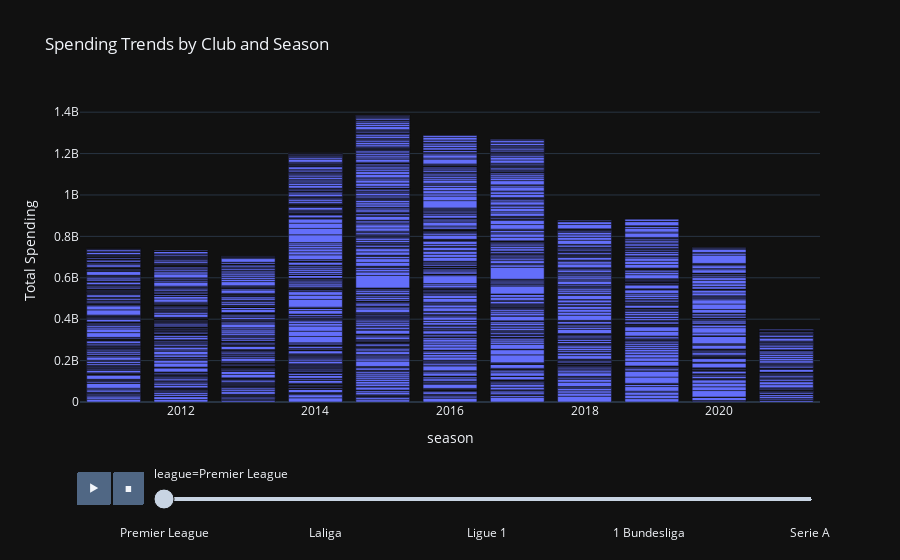

Notebook code for this chart:
### Code cell
# Create an interactive bar chart with a dropdown list
fig = px.bar(transfers, x='season', y='fee', animation_frame='league',
             labels={'fee': 'Total Spending'},
             title='Spending Trends by Club and Season',
             template='plotly_dark')

fig.show()

### Figure 1 — Plotly figure (JSON) as saved in the notebook; plotly's stock layout.template omitted (floating-point values rounded to 4 significant figures; data arrays with more than 128 entries replaced by an {"elided": "..."} marker saying what was removed)
{"data": [{"alignmentgroup": "True", "hovertemplate": "league=Premier League<br>season=%{x}<br>Total Spending=%{y}<extra></extra>", "legendgroup": "", "marker": {"color": "#636efa", "pattern": {"shape": ""}}, "name": "", "offsetgroup": "", "orientation": "v", "showlegend": false, "textposition": "auto", "type": "bar", "x": {"elided": "2756 int values"}, "xaxis": "x", "y": {"elided": "2756 int values"}, "yaxis": "y"}], "layout": {"barmode": "relative", "legend": {"tracegroupgap": 0}, "sliders": [{"active": 0, "currentvalue": {"prefix": "league="}, "len": 0.9, "pad": {"b": 10, "t": 60}, "steps": [{"args": [["Premier League"], {"frame": {"duration": 0, "redraw": true}, "fromcurrent": true, "mode": "immediate", "transition": {"duration": 0, "easing": "linear"}}], "label": "Premier League", "method": "animate"}, {"args": [["Laliga"], {"frame": {"duration": 0, "redraw": true}, "fromcurrent": true, "mode": "immediate", "transition": {"duration": 0, "easing": "linear"}}], "label": "Laliga", "method": "animate"}, {"args": [["Ligue 1"], {"frame": {"duration": 0, "redraw": true}, "fromcurrent": true, "mode": "immediate", "transition": {"duration": 0, "easing": "linear"}}], "label": "Ligue 1", "method": "animate"}, {"args": [["1 Bundesliga"], {"frame": {"duration": 0, "redraw": true}, "fromcurrent": true, "mode": "immediate", "transition": {"duration": 0, "easing": "linear"}}], "label": "1 Bundesliga", "method": "animate"}, {"args": [["Serie A"], {"frame": {"duration": 0, "redraw": true}, "fromcurrent": true, "mode": "immediate", "transition": {"duration": 0, "easing": "linear"}}], "label": "Serie A", "method": "animate"}], "x": 0.1, "xanchor": "left", "y": 0, "yanchor": "top"}], "title": {"text": "Spending Trends by Club and Season"}, "updatemenus": [{"buttons": [{"args": [null, {"frame": {"duration": 500, "redraw": true}, "fromcurrent": true, "mode": "immediate", "transition": {"duration": 500, "easing": "linear"}}], "label": "&#9654;", "method": "animate"}, {"args": [[null], {"frame": {"duration": 0, "redraw": true}, "fromcurrent": true, "mode": "immediate", "transition": {"duration": 0, "easing": "linear"}}], "label": "&#9724;", "method": "animate"}], "direction": "left", "pad": {"r": 10, "t": 70}, "showactive": false, "type": "buttons", "x": 0.1, "xanchor": "right", "y": 0, "yanchor": "top"}], "xaxis": {"anchor": "y", "domain": [0, 1], "title": {"text": "season"}}, "yaxis": {"anchor": "x", "domain": [0, 1], "title": {"text": "Total Spending"}}}}
